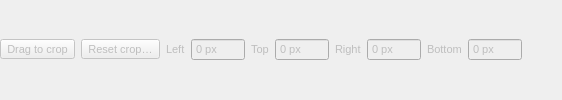
        <widget class="QWidget" name="widget_cropPanel" native="true">
         <property name="enabled">
          <bool>false</bool>
         </property>
         <property name="sizePolicy">
          <sizepolicy hsizetype="Preferred" vsizetype="Fixed">
           <horstretch>0</horstretch>
           <verstretch>0</verstretch>
          </sizepolicy>
         </property>
         <property name="font">
          <font>
           <pointsize>8</pointsize>
          </font>
         </property>
         <layout class="QGridLayout" name="gridLayout_cropPanel">
          <property name="horizontalSpacing">
           <number>6</number>
          </property>
          <property name="verticalSpacing">
           <number>2</number>
          </property>
          <property name="leftMargin">
           <number>0</number>
          </property>
          <property name="topMargin">
           <number>0</number>
          </property>
          <property name="rightMargin">
           <number>0</number>
          </property>
          <property name="bottomMargin">
           <number>0</number>
          </property>
          <item row="0" column="0">
           <widget class="QWidget" name="widget_cropActions" native="true">
            <layout class="QHBoxLayout" name="horizontalLayout_cropActions">
             <property name="spacing">
              <number>6</number>
             </property>
             <property name="leftMargin">
              <number>0</number>
             </property>
             <property name="topMargin">
              <number>0</number>
             </property>
             <property name="rightMargin">
              <number>0</number>
             </property>
             <property name="bottomMargin">
              <number>0</number>
             </property>
             <item>
              <widget class="QToolButton" name="toolButton_dragCrop">
               <property name="toolTip">
                <string>Drag around the part of the picture to keep, on the whole picture. The values next to it fine-tune the crop.</string>
               </property>
               <property name="text">
                <string>Drag to crop</string>
               </property>
               <property name="checkable">
                <bool>true</bool>
               </property>
              </widget>
             </item>
             <item>
              <widget class="QToolButton" name="toolButton_resetCrop">
               <property name="toolTip">
                <string>Remove the crop: the whole picture is read again, and the boxes stay over the same digits</string>
               </property>
               <property name="text">
                <string>Reset crop…</string>
               </property>
              </widget>
             </item>
            </layout>
           </widget>
          </item>
          <item row="0" column="1">
           <widget class="QLabel" name="label_16">
            <property name="text">
             <string>Left</string>
            </property>
           </widget>
          </item>
          <item row="0" column="2">
           <widget class="QSpinBox" name="spinBox_leftCrop">
            <property name="toolTip">
             <string>Pixels to cut off the left edge</string>
            </property>
            <property name="minimumSize">
             <size>
              <width>54</width>
              <height>0</height>
             </size>
            </property>
            <property name="buttonSymbols">
             <enum>QAbstractSpinBox::NoButtons</enum>
            </property>
            <property name="suffix">
             <string> px</string>
            </property>
            <property name="maximum">
             <number>9999</number>
            </property>
           </widget>
          </item>
          <item row="0" column="3">
           <widget class="QLabel" name="label_17">
            <property name="text">
             <string>Top</string>
            </property>
           </widget>
          </item>
          <item row="0" column="4">
           <widget class="QSpinBox" name="spinBox_topCrop">
            <property name="toolTip">
             <string>Pixels to cut off the top edge</string>
            </property>
            <property name="minimumSize">
             <size>
              <width>54</width>
              <height>0</height>
             </size>
            </property>
            <property name="buttonSymbols">
             <enum>QAbstractSpinBox::NoButtons</enum>
            </property>
            <property name="suffix">
             <string> px</string>
            </property>
            <property name="maximum">
             <number>9999</number>
            </property>
           </widget>
          </item>
          <item row="0" column="5">
           <widget class="QLabel" name="label_18">
            <property name="text">
             <string>Right</string>
            </property>
           </widget>
          </item>
          <item row="0" column="6">
           <widget class="QSpinBox" name="spinBox_rightCrop">
            <property name="toolTip">
             <string>Pixels to cut off the right edge</string>
            </property>
            <property name="minimumSize">
             <size>
              <width>54</width>
              <height>0</height>
             </size>
            </property>
            <property name="buttonSymbols">
             <enum>QAbstractSpinBox::NoButtons</enum>
            </property>
            <property name="suffix">
             <string> px</string>
            </property>
            <property name="maximum">
             <number>9999</number>
            </property>
           </widget>
          </item>
          <item row="0" column="7">
           <widget class="QLabel" name="label_19">
            <property name="text">
             <string>Bottom</string>
            </property>
           </widget>
          </item>
          <item row="0" column="8">
           <widget class="QSpinBox" name="spinBox_bottomCrop">
            <property name="toolTip">
             <string>Pixels to cut off the bottom edge</string>
            </property>
            <property name="minimumSize">
             <size>
              <width>54</width>
              <height>0</height>
             </size>
            </property>
            <property name="buttonSymbols">
             <enum>QAbstractSpinBox::NoButtons</enum>
            </property>
            <property name="suffix">
             <string> px</string>
            </property>
            <property name="maximum">
             <number>9999</number>
            </property>
           </widget>
          </item>
          <item row="0" column="9">
           <spacer name="horizontalSpacer_4">
            <property name="orientation">
             <enum>Qt::Horizontal</enum>
            </property>
            <property name="sizeHint" stdset="0">
             <size>
              <width>40</width>
              <height>20</height>
             </size>
            </property>
           </spacer>
          </item>
         </layout>
        </widget>
